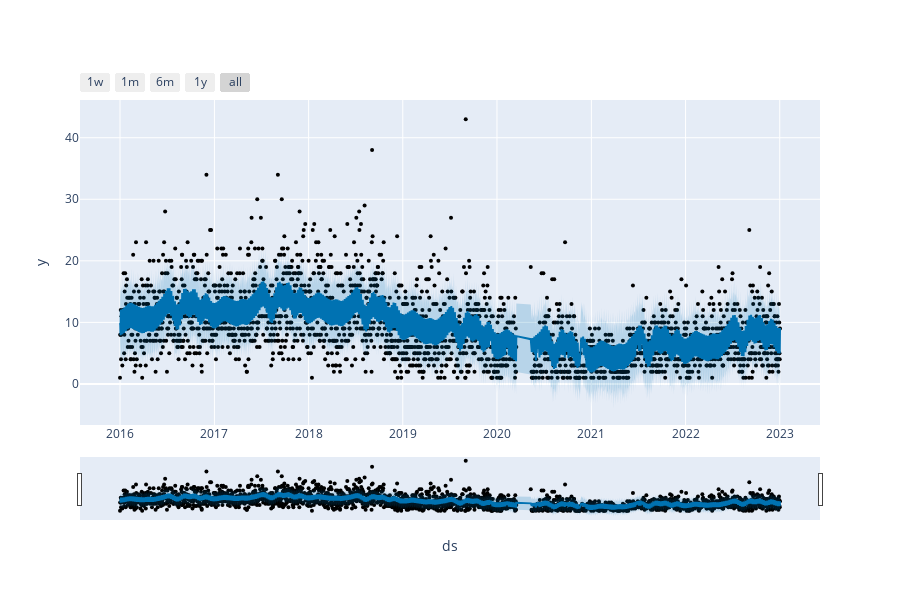

The cell this chart's notebook holds for it:
### Code cell
from prophet.plot import plot_plotly, plot_components_plotly

plot_plotly(m, forecast)

### Figure 1 — Plotly figure (JSON) as saved in the notebook; plotly's stock layout.template omitted (floating-point values rounded to 4 significant figures; data arrays with more than 128 entries replaced by an {"elided": "..."} marker saying what was removed)
{"data": [{"marker": {"color": "black", "size": 4}, "mode": "markers", "name": "Actual", "type": "scatter", "x": {"elided": "2449 str values"}, "y": {"elided": "2449 int values"}}, {"hoverinfo": "skip", "line": {"width": 0}, "mode": "lines", "type": "scatter", "x": {"elided": "2449 str values"}, "y": {"elided": "2449 float values"}}, {"fill": "tonexty", "fillcolor": "rgba(0, 114, 178, 0.2)", "line": {"color": "#0072B2", "width": 2}, "mode": "lines", "name": "Predicted", "type": "scatter", "x": {"elided": "2449 str values"}, "y": {"elided": "2449 float values"}}, {"fill": "tonexty", "fillcolor": "rgba(0, 114, 178, 0.2)", "hoverinfo": "skip", "line": {"width": 0}, "mode": "lines", "type": "scatter", "x": {"elided": "2449 str values"}, "y": {"elided": "2449 float values"}}], "layout": {"height": 600, "showlegend": false, "width": 900, "xaxis": {"rangeselector": {"buttons": [{"count": 7, "label": "1w", "step": "day", "stepmode": "backward"}, {"count": 1, "label": "1m", "step": "month", "stepmode": "backward"}, {"count": 6, "label": "6m", "step": "month", "stepmode": "backward"}, {"count": 1, "label": "1y", "step": "year", "stepmode": "backward"}, {"step": "all"}]}, "rangeslider": {"visible": true}, "title": {"text": "ds"}, "type": "date"}, "yaxis": {"title": {"text": "y"}}}}
